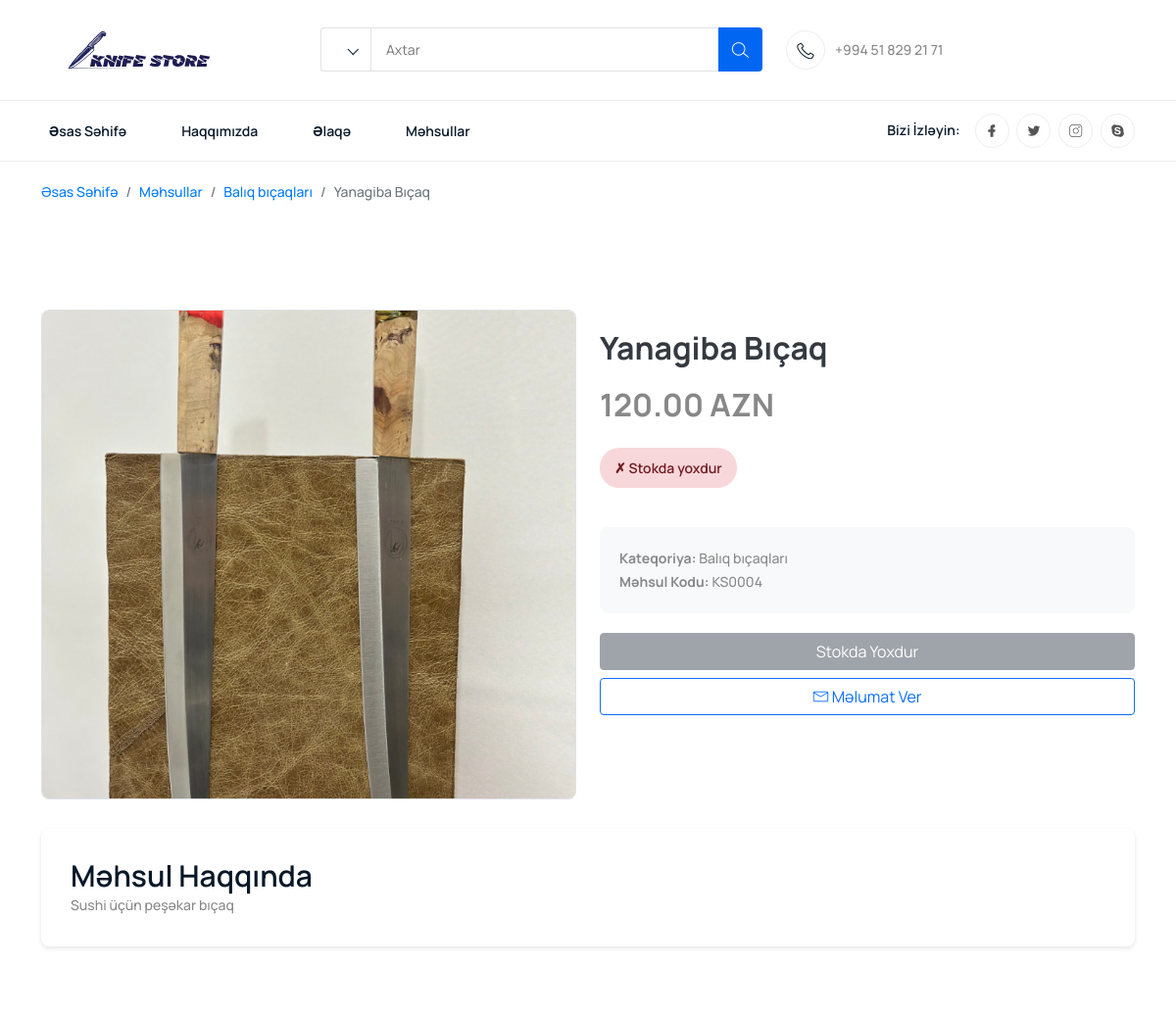
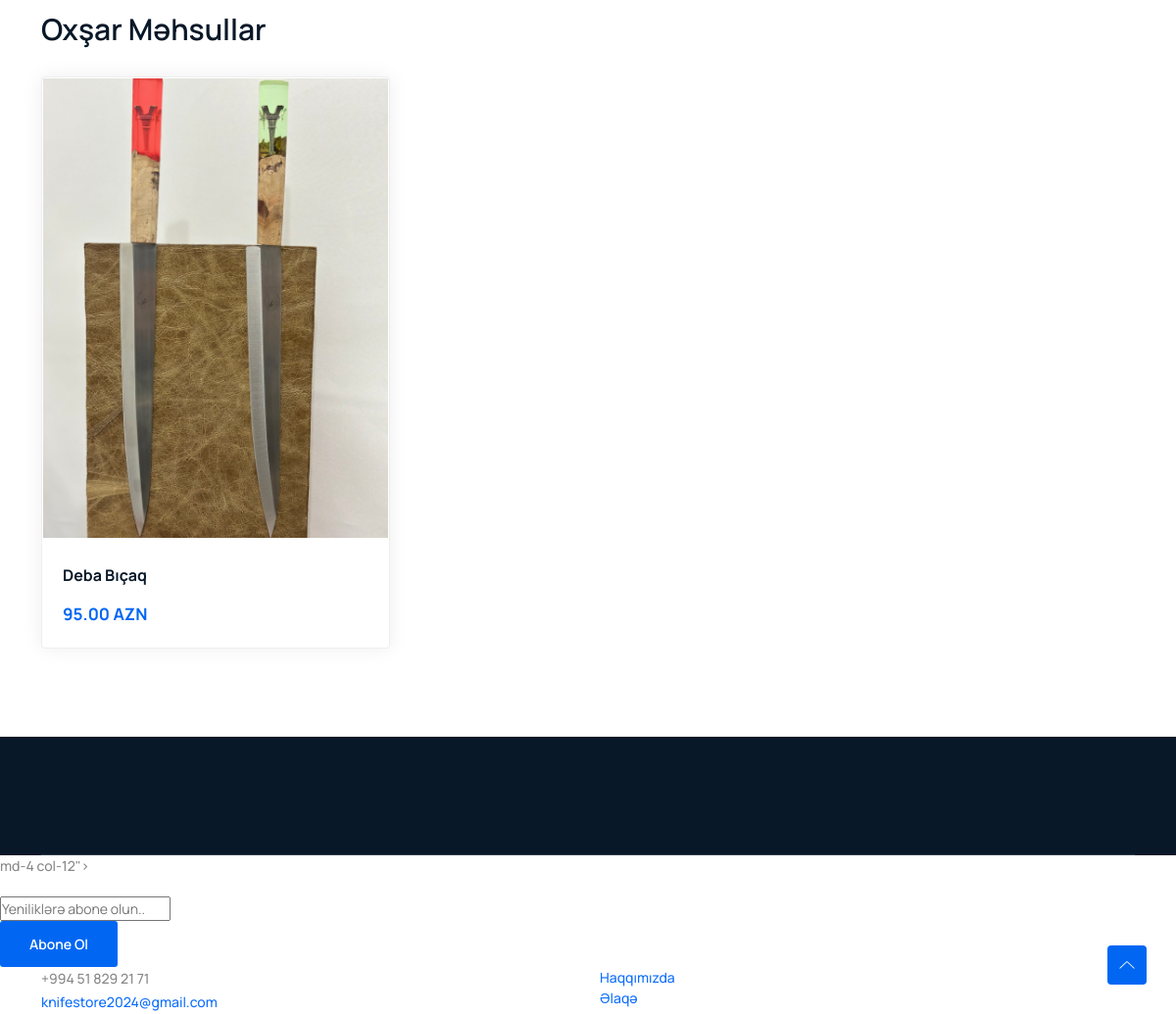
Screenshot of /product-details.php?id=4 with the database file from the repository (2 pictures, top to bottom).
### tables this page shows
CREATE TABLE products (
    id INT AUTO_INCREMENT PRIMARY KEY,
    name VARCHAR(255) NOT NULL,
    price DECIMAL(10, 2) NOT NULL,
    image VARCHAR(255) NOT NULL,
    description TEXT,
    category VARCHAR(100),
    created_at TIMESTAMP DEFAULT CURRENT_TIMESTAMP
);

### config.php (called while the page is built, shortened)
<?php
function getConnection() {
    $connection = new mysqli(DB_HOST, DB_USER, DB_PASS, DB_NAME);
    $connection->set_charset("utf8mb4");
    return $connection;
}
function getProductById($id) {
    $conn = getConnection();
    $stmt = $conn->prepare("SELECT * FROM products WHERE id = ?");
    $stmt->bind_param("i", $id);
    $stmt->execute();
    $result = $stmt->get_result();
    $product = null;
    if ($result->num_rows > 0) {
        $product = $result->fetch_assoc();
    }
    return $product;
}
function getProductsByCategory($category, $limit = null) {
    $conn = getConnection();
    $sql = "SELECT * FROM products WHERE category = ? ORDER BY created_at DESC";
    if ($limit) {
        $sql .= " LIMIT " . intval($limit);
    }
    $stmt = $conn->prepare($sql);
    $stmt->bind_param("s", $category);
    $stmt->execute();
    $result = $stmt->get_result();
    $products = [];
    if ($result->num_rows > 0) {
        while($row = $result->fetch_assoc()) {
            $products[] = $row;
        }
    }
    return $products;
}
?>

### product-details.php (the view, shortened to what this page needs)
<?php
require_once 'config.php';
$product_id = isset($_GET['id']) && is_numeric($_GET['id']) ? intval($_GET['id']) : 0;
$product = getProductById($product_id);
$related_products = getProductsByCategory($product['category'], 4);
$related_products = array_filter($related_products, function($p) use ($product_id) {
    return $p['id'] != $product_id;
});
$related_products = array_slice($related_products, 0, 3);
?>
<!DOCTYPE html>
<html class="no-js" lang="az">
<head>
    <link rel="stylesheet" href="assets/css/bootstrap.min.css" />
    <link rel="stylesheet" href="assets/css/LineIcons.3.0.css" />
    <link rel="stylesheet" href="assets/css/tiny-slider.css" />
    <link rel="stylesheet" href="assets/css/glightbox.min.css" />
    <link rel="stylesheet" href="assets/css/main.css" />
</head>
<body>
    <header class="header navbar-area">
        <div class="header-middle">
            <div class="container">
                <div class="row align-items-center">
                    <div class="col-lg-3 col-md-3 col-7">
                        <a class="navbar-brand" href="index.php">
                            <img src="assets/images/logo/logo.svg" alt="Logo">
                        </a>
                    </div>
                    <div class="col-lg-5 col-md-7 d-xs-none">
                        <div class="main-menu-search">
                            <div class="navbar-search search-style-5">
                                <div class="search-select">
                                   <div class="select-position">
                                        <select id="select1">
                                        </select>
                                    </div>
                                </div>
                                <div class="search-input">
                                    <input type="text" placeholder="Axtar">
                                </div>
                                <div class="search-btn">
                                    <button><i class="lni lni-search-alt"></i></button>
                                </div>
                            </div>
                        </div>
                    </div>
                    <div class="col-lg-4 col-md-2 col-5">
                        <div class="middle-right-area">
                            <div class="nav-hotline">
                                <i class="lni lni-phone"></i>
                                <h3>
                                    <span>+994 51 829 21 71</span>
                                </h3>
                            </div>
                        </div>
                    </div>
                </div>
            </div>
        </div>
        <div class="container">
            <div class="row align-items-center justify-content-between">
                <div class="col-lg-8 col-md-6 col-12">
                    <div class="nav-inner">
                        <nav class="navbar navbar-expand-lg">
                            <div class="collapse navbar-collapse sub-menu-bar" id="navbarSupportedContent">
                                <ul class="navbar-nav ms-auto">
                                    <li class="nav-item">
                                        <a class="nav-link" href="index.php">Əsas Səhifə</a>
                                    </li>
                                    <li class="nav-item">
                                        <a class="nav-link" href="about-us.html">Haqqımızda</a>
                                    </li>
                                    <li class="nav-item">
                                        <a class="nav-link" href="contact.html">Əlaqə</a>
                                    </li>
                                    <li class="nav-item">
                                        <a class="nav-link" href="product-grids.html">Məhsullar</a>
                                    </li>
                                </ul>
                            </div>
                        </nav>
                    </div>
                </div>
                <div class="col-lg-4 col-md-6 col-12">
                    <div class="nav-social">
                        <h5 class="title">Bizi İzləyin:</h5>
                        <ul>
                            <li><a href="javascript:void(0)"><i class="lni lni-facebook-filled"></i></a></li>
                            <li><a href="javascript:void(0)"><i class="lni lni-twitter-original"></i></a></li>
                            <li><a href="https://www.instagram.com/kniife_store/"><i class="lni lni-instagram"></i></a></li>
                            <li><a href="javascript:void(0)"><i class="lni lni-skype"></i></a></li>
                        </ul>
                    </div>
                </div>
            </div>
        </div>
    </header>
    <div class="container">
        <nav aria-label="breadcrumb">
            <ol class="breadcrumb">
                <li class="breadcrumb-item"><a href="index.php">Əsas Səhifə</a></li>
                <li class="breadcrumb-item"><a href="product-grids.html">Məhsullar</a></li>
                <li class="breadcrumb-item"><a href="#"><?php echo htmlspecialchars($product['category']); ?></a></li>
                <li class="breadcrumb-item active" aria-current="page"><?php echo htmlspecialchars($product['name']); ?></li>
            </ol>
        </nav>
    </div>
    <section class="product-details section">
        <div class="container">
            <div class="row">
                <div class="col-lg-6 col-md-6 col-12">
                    <div class="product-images">
                        <div class="main-image">
                            <img src="<?php echo htmlspecialchars($product['image']); ?>"
                                 alt="<?php echo htmlspecialchars($product['name']); ?>"
                                 class="product-main-image">
                        </div>
                    </div>
                </div>
                <div class="col-lg-6 col-md-6 col-12">
                    <div class="product-info">
                        <h1 class="product-title"><?php echo htmlspecialchars($product['name']); ?></h1>
                        <div class="product-price">
                            <?php if ($product['discount_price']): ?>
                                <span class="original-price"><?php echo number_format($product['price'], 2); ?> AZN</span>
                                <span class="discount-price"><?php echo number_format($product['discount_price'], 2); ?> AZN</span>
                                <?php
                                $discount_percent = round((($product['price'] - $product['discount_price']) / $product['price']) * 100);
                                echo '<span class="discount-badge">-' . $discount_percent . '% ENDİRİM</span>';
                                ?>
                            <?php else: ?>
                                <span><?php echo number_format($product['price'], 2); ?> AZN</span>
                            <?php endif; ?>
                        </div>
                        <div class="stock-status <?php echo $product['stock_quantity'] > 0 ? 'in-stock' : 'out-of-stock'; ?>">
                            <?php if ($product['stock_quantity'] > 0): ?>
                                ✓ Stokda mövcuddur (<?php echo $product['stock_quantity']; ?> ədəd)
                            <?php else: ?>
                                ✗ Stokda yoxdur
                            <?php endif; ?>
                        </div>
                        <div class="product-meta">
                            <p><strong>Kateqoriya:</strong> <?php echo htmlspecialchars($product['category']); ?></p>
                            <p><strong>Məhsul Kodu:</strong> KS<?php echo str_pad($product['id'], 4, '0', STR_PAD_LEFT); ?></p>
                        </div>
                        <?php if ($product['stock_quantity'] > 0): ?>
                            <div class="product-add-to-cart">
                                <div class="d-flex align-items-center mb-3">
                                    <label for="quantity" class="me-2"><strong>Miqdar:</strong></label>
                                    <input type="number" id="quantity" class="form-control quantity-selector"
                                           value="1" min="1" max="<?php echo $product['stock_quantity']; ?>">
                                </div>
                                <div class="d-grid gap-2">
                                    <button class="btn btn-primary btn-add-to-cart" onclick="addToCart()">
                                        <i class="lni lni-cart"></i> Səbətə Əlavə Et
                                    </button>
                                    <button class="btn btn-outline-primary" onclick="buyNow()">
                                        <i class="lni lni-heart"></i> İndi Sifariş Ver
                                    </button>
                                </div>
                            </div>
                        <?php else: ?>
                            <div class="d-grid gap-2">
                                <button class="btn btn-secondary" disabled>
                                    Stokda Yoxdur
                                </button>
                                <button class="btn btn-outline-primary" onclick="notifyWhenAvailable()">
                                    <i class="lni lni-envelope"></i> Məlumat Ver
                                </button>
                            </div>
                        <?php endif; ?>
                    </div>
                </div>
            </div>
            <?php if ($product['description']): ?>
                <div class="row">
                    <div class="col-12">
                        <div class="product-description">
                            <h3>Məhsul Haqqında</h3>
                            <p><?php echo nl2br(htmlspecialchars($product['description'])); ?></p>
                        </div>
                    </div>
                </div>
            <?php endif; ?>
            <?php if (!empty($related_products)): ?>
                <div class="row related-products">
                    <div class="col-12">
                        <h3>Oxşar Məhsullar</h3>
                        <div class="row">
                            <?php foreach ($related_products as $related): ?>
                                <div class="col-lg-4 col-md-6 col-12">
                                    <div class="single-product">
                                        <div class="product-image">
                                            <img src="<?php echo htmlspecialchars($related['image']); ?>"
                                                 alt="<?php echo htmlspecialchars($related['name']); ?>">
                                        </div>
                                        <div class="product-info">
                                            <h4 class="title">
                                                <a href="product-details.php?id=<?php echo $related['id']; ?>">
                                                    <?php echo htmlspecialchars($related['name']); ?>
                                                </a>
                                            </h4>
                                            <div class="price">
                                                <?php if ($related['discount_price']): ?>
                                                    <span class="text-muted text-decoration-line-through me-2">
                                                        <?php echo number_format($related['price'], 2); ?> AZN
                                                    </span>
                                                    <span class="text-danger">
                                                        <?php echo number_format($related['discount_price'], 2); ?> AZN
                                                    </span>
                                                <?php else: ?>
                                                    <span><?php echo number_format($related['price'], 2); ?> AZN</span>
                                                <?php endif; ?>
                                            </div>
                                        </div>
                                    </div>
                                </div>
                            <?php endforeach; ?>
                        </div>
                    </div>
                </div>
            <?php endif; ?>
        </div>
    </section>
    <footer class="footer">
        <div class="footer-top">
            <div class="container">
                <div class="inner-content">
                </div>
            </div>
        </div>
    </footer>
    <a href="#" class="scroll-top">
        <i class="lni lni-chevron-up"></i>
    </a>
</body>
</html>md-4 col-12">
                            <div class="footer-logo">
                            </div>
                        <div class="col-lg-9 col-md-8 col-12">
                            <div class="footer-newsletter">
                                <div class="newsletter-form-head">
                                    <form action="#" method="get" target="_blank" class="newsletter-form">
                                        <input name="EMAIL" placeholder="Yeniliklərə abone olun.." type="email">
                                        <div class="button">
                                            <button class="btn">Abone ol<span class="dir-part"></span></button>
                                        </div>
                                    </form>
                                </div>
                            </div>
                        </div>
        <div class="footer-middle">
            <div class="container">
                <div class="bottom-inner">
                    <div class="row">
                        <div class="col-lg-3 col-md-6 col-12">
                            <div class="single-footer f-contact">
                                <p class="phone">+994 51 829 21 71</p>
                                <p class="mail">
                                    <a href="mailto:knifestore2024@gmail.com">knifestore2024@gmail.com</a>
                                </p>
                            </div>
                        </div>
                        <div class="col-lg-3 col-md-6 col-12">
                        </div>
                        <div class="col-lg-3 col-md-6 col-12">
                            <div class="single-footer f-link">
                                <ul>
                                    <li><a href="javascript:void(0)">Haqqımızda</a></li>
                                    <li><a href="javascript:void(0)">Əlaqə</a></li>
                                </ul>
                            </div>
                        </div>

### rows the page displays
products: category "Balıq bıçaqları", name "Yanagiba Bıçaq", image (picture), price "120.00", id "0004", description "Sushi üçün peşəkar bıçaq"
products: image (picture), name "Deba Bıçaq", price "95.00"
